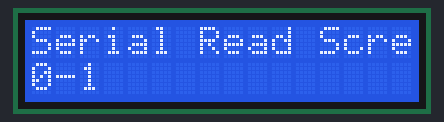
A sketch run on a simulated Arduino Uno, built with avr-gcc and run on an emulated ATmega328P. Parts: 16×2 character LCD.

Above: at 0.1 s.
At 4.1 s:
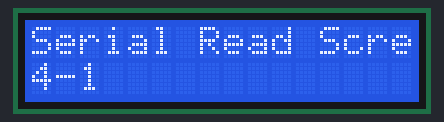
At 9.1 s:
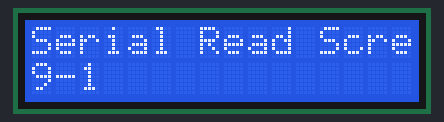
At 19.1 s:
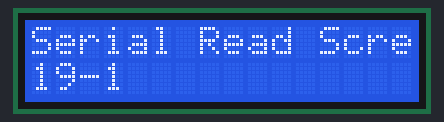
At 29.1 s:
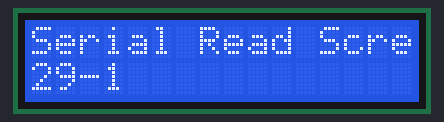
At 39.1 s:
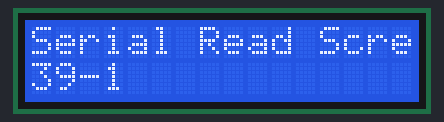

Measured:
- what the display in image 1 shows lasts 1.0 s, from 4.0 s to 5.0 s

The sketch:

Serialread.ino
```cpp
/*
**********************************************************************
* Project           : AsuMobiCar
*
* Program name      : Serial Read
*
* File              : Serialread.ino
*
* Author            : Mohamed Fathi Mohamed Razzk
*
* Date created      : 19/2/2018 - 2:30 PM
*
* Purpose           : Reading input from computer
*
*
* Cource            : CSE271  - System Dynamics & Control Components
*
* Revision History  : ---------------
*
**********************************************************************
*/
// include the library code:
#include <LiquidCrystal.h>

// initialize the library with the numbers of the interface pins
LiquidCrystal lcd(12, 11, 5, 4, 3, 2);

void setup() {
  // set up the LCD's number of columns and rows:
  lcd.begin(16, 2);
  // Print a message to the LCD.
  lcd.print("Serial Read Screen");
  Serial.begin(9600);
}

void loop() {
  // set the cursor to column 0, line 1
  // (note: line 1 is the second row, since counting begins with 0):
  lcd.setCursor(0, 1);
  // print the number of seconds since reset:
  lcd.print(millis() / 1000);
    lcd.print(Serial.read());

}
```
